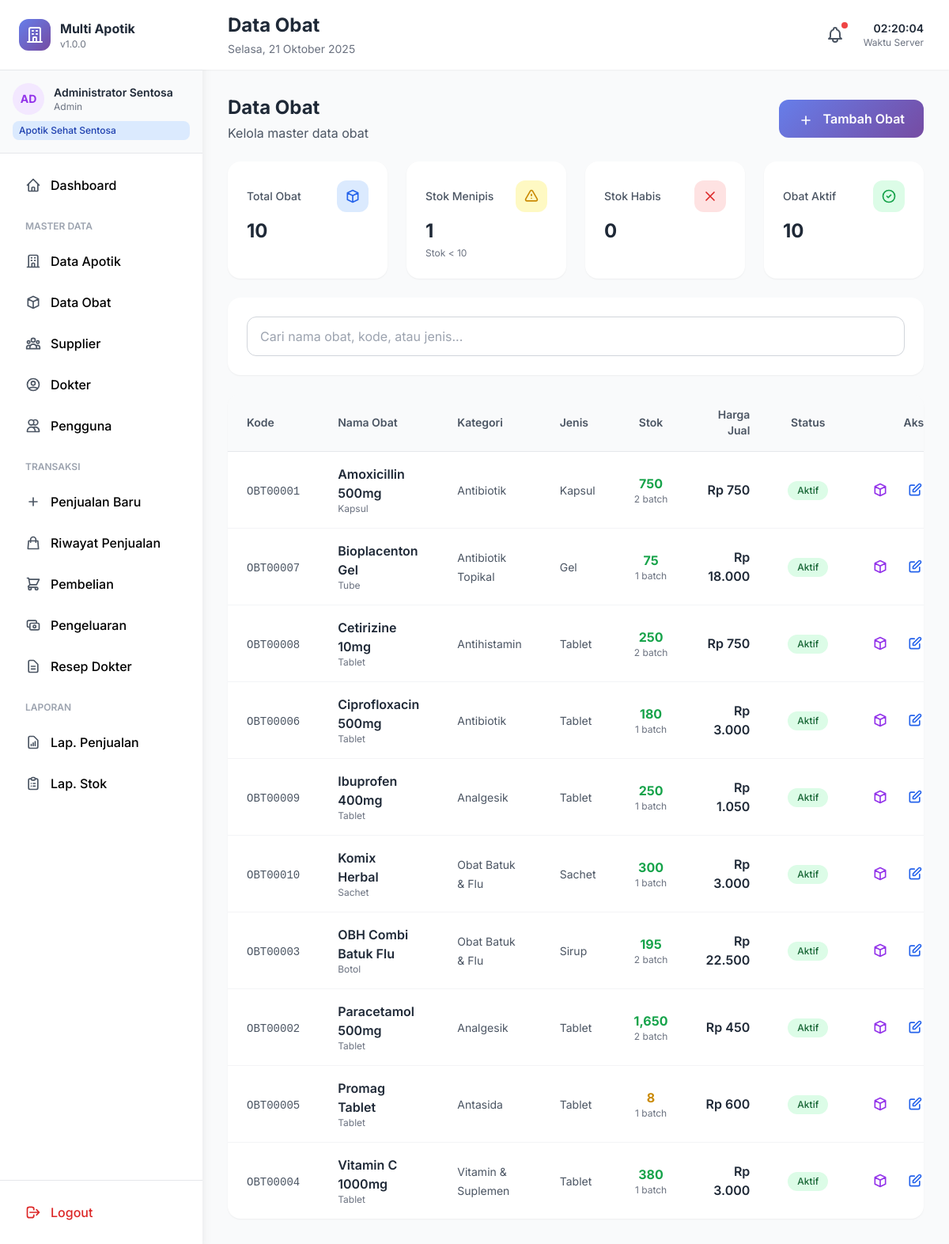
Screenshot of /obat/index.php (signed in) with the database file from the repository.
### tables this page shows
CREATE TABLE obat (
    id_obat INT PRIMARY KEY AUTO_INCREMENT,
    id_apotik INT NOT NULL,
    id_kategori INT,
    kode_obat VARCHAR(50) UNIQUE NOT NULL,
    nama_obat VARCHAR(200) NOT NULL,
    jenis_obat VARCHAR(100),
    satuan VARCHAR(20) NOT NULL,
    harga_beli DECIMAL(15,2) DEFAULT 0,
    harga_jual DECIMAL(15,2) NOT NULL,
    margin_persen DECIMAL(5,2),
    aturan_pakai TEXT,
    dosis VARCHAR(100),
    efek_samping TEXT,
    golongan ENUM('bebas', 'bebas_terbatas', 'keras', 'narkotika') DEFAULT 'bebas',
    perlu_resep BOOLEAN DEFAULT FALSE,
    status ENUM('aktif', 'nonaktif') DEFAULT 'aktif',
    created_at TIMESTAMP DEFAULT CURRENT_TIMESTAMP,
    updated_at TIMESTAMP DEFAULT CURRENT_TIMESTAMP ON UPDATE CURRENT_TIMESTAMP,
    FOREIGN KEY (id_apotik) REFERENCES apotik(id_apotik) ON DELETE CASCADE,
    FOREIGN KEY (id_kategori) REFERENCES kategori_obat(id_kategori) ON DELETE SET NULL
);

CREATE TABLE kategori_obat (
    id_kategori INT PRIMARY KEY AUTO_INCREMENT,
    nama_kategori VARCHAR(100) NOT NULL,
    keterangan TEXT,
    created_at TIMESTAMP DEFAULT CURRENT_TIMESTAMP
);

### config.php (called while the page is built, shortened)
<?php
class Database {
    private static $instance = null;
    private $conn;
    private function __construct() {
        try {
            $this->conn = new mysqli(DB_HOST, DB_USER, DB_PASS, DB_NAME);
            $this->conn->set_charset("utf8mb4");
        } catch (Exception $e) {
            die("Database Error: " . $e->getMessage());
        }
    }
    public static function getInstance() {
        if (self::$instance === null) {
            self::$instance = new self();
        }
        return self::$instance;
    }
    public function prepare($sql) {
        return $this->conn->prepare($sql);
    }
}
function db() {
    return Database::getInstance();
}
function formatRupiah($angka) {
    return 'Rp ' . number_format($angka, 0, ',', '.');
}
function isLoggedIn() {
    return isset($_SESSION['user_id']);
}
function getUserData() {
    return [
        'id' => $_SESSION['user_id'],
        'username' => $_SESSION['username'],
        'nama' => $_SESSION['nama_lengkap'],
        'role' => $_SESSION['user_role'],
        'id_apotik' => $_SESSION['id_apotik'] ?? null,
        'nama_apotik' => $_SESSION['nama_apotik'] ?? null
    ];
}
?>

### obat/index.php (the view, shortened to what this page needs)
<?php
require_once '../config.php';
$user = getUserData();
$db = db();
if ($user['role'] === 'manajer') {
    $query = "SELECT o.*, a.nama_apotik, k.nama_kategori,
              COALESCE(SUM(b.stok_sisa), 0) as total_stok,
              COUNT(b.id_batch) as jumlah_batch
              FROM obat o
              LEFT JOIN apotik a ON o.id_apotik = a.id_apotik
              LEFT JOIN kategori_obat k ON o.id_kategori = k.id_kategori
              LEFT JOIN batch_obat b ON o.id_obat = b.id_obat AND b.status = 'tersedia'
              GROUP BY o.id_obat
              ORDER BY o.nama_obat";
    $obatList = $db->query($query);
} else {
    $query = "SELECT o.*, k.nama_kategori,
              COALESCE(SUM(b.stok_sisa), 0) as total_stok,
              COUNT(b.id_batch) as jumlah_batch
              FROM obat o
              LEFT JOIN kategori_obat k ON o.id_kategori = k.id_kategori
              LEFT JOIN batch_obat b ON o.id_obat = b.id_obat AND b.status = 'tersedia'
              WHERE o.id_apotik = ?
              GROUP BY o.id_obat
              ORDER BY o.nama_obat";
    $stmt = $db->prepare($query);
    $stmt->bind_param("i", $user['id_apotik']);
    $stmt->execute();
    $obatList = $stmt->get_result();
}
include '../includes/header.php';
?>
<div class="space-y-6">
    <div class="flex items-center justify-between">
        <div>
            <h2 class="text-2xl font-bold text-gray-800">Data Obat</h2>
            <p class="text-gray-600 mt-1">Kelola master data obat</p>
        </div>
        <?php if ($user['role'] === 'admin'): ?>
        <a href="create.php" class="px-6 py-3 gradient-bg text-white rounded-xl font-semibold hover:shadow-lg transition-all">
            <svg class="w-5 h-5 inline mr-2" fill="none" stroke="currentColor" viewBox="0 0 24 24">
                <path stroke-linecap="round" stroke-linejoin="round" stroke-width="2" d="M12 6v6m0 0v6m0-6h6m-6 0H6"></path>
            </svg>
            Tambah Obat
        </a>
        <?php endif; ?>
    </div>
    <div class="grid grid-cols-1 md:grid-cols-4 gap-6">
        <div class="bg-white rounded-2xl p-6 shadow-sm">
            <div class="flex items-center justify-between mb-2">
                <h3 class="text-sm text-gray-600 font-medium">Total Obat</h3>
                <div class="w-10 h-10 bg-blue-100 rounded-xl flex items-center justify-center">
                    <svg class="w-5 h-5 text-blue-600" fill="none" stroke="currentColor" viewBox="0 0 24 24">
                        <path stroke-linecap="round" stroke-linejoin="round" stroke-width="2" d="M20 7l-8-4-8 4m16 0l-8 4m8-4v10l-8 4m0-10L4 7m8 4v10M4 7v10l8 4"></path>
                    </svg>
                </div>
            </div>
            <p class="text-2xl font-bold text-gray-800"><?= number_format($obatList->num_rows) ?></p>
        </div>
        <?php
        $obatList->data_seek(0);
        $stok_menipis = 0;
        $stok_habis = 0;
        while ($row = $obatList->fetch_assoc()) {
            if ($row['total_stok'] == 0) $stok_habis++;
            elseif ($row['total_stok'] < 10) $stok_menipis++;
        }
        $obatList->data_seek(0);
        ?>
        <div class="bg-white rounded-2xl p-6 shadow-sm">
            <div class="flex items-center justify-between mb-2">
                <h3 class="text-sm text-gray-600 font-medium">Stok Menipis</h3>
                <div class="w-10 h-10 bg-yellow-100 rounded-xl flex items-center justify-center">
                    <svg class="w-5 h-5 text-yellow-600" fill="none" stroke="currentColor" viewBox="0 0 24 24">
                        <path stroke-linecap="round" stroke-linejoin="round" stroke-width="2" d="M12 9v2m0 4h.01m-6.938 4h13.856c1.54 0 2.502-1.667 1.732-3L13.732 4c-.77-1.333-2.694-1.333-3.464 0L3.34 16c-.77 1.333.192 3 1.732 3z"></path>
                    </svg>
                </div>
            </div>
            <p class="text-2xl font-bold text-gray-800"><?= number_format($stok_menipis) ?></p>
            <p class="text-xs text-gray-500 mt-1">Stok < 10</p>
        </div>
        <div class="bg-white rounded-2xl p-6 shadow-sm">
            <div class="flex items-center justify-between mb-2">
                <h3 class="text-sm text-gray-600 font-medium">Stok Habis</h3>
                <div class="w-10 h-10 bg-red-100 rounded-xl flex items-center justify-center">
                    <svg class="w-5 h-5 text-red-600" fill="none" stroke="currentColor" viewBox="0 0 24 24">
                        <path stroke-linecap="round" stroke-linejoin="round" stroke-width="2" d="M6 18L18 6M6 6l12 12"></path>
                    </svg>
                </div>
            </div>
            <p class="text-2xl font-bold text-gray-800"><?= number_format($stok_habis) ?></p>
        </div>
        <div class="bg-white rounded-2xl p-6 shadow-sm">
            <div class="flex items-center justify-between mb-2">
                <h3 class="text-sm text-gray-600 font-medium">Obat Aktif</h3>
                <div class="w-10 h-10 bg-green-100 rounded-xl flex items-center justify-center">
                    <svg class="w-5 h-5 text-green-600" fill="none" stroke="currentColor" viewBox="0 0 24 24">
                        <path stroke-linecap="round" stroke-linejoin="round" stroke-width="2" d="M9 12l2 2 4-4m6 2a9 9 0 11-18 0 9 9 0 0118 0z"></path>
                    </svg>
                </div>
            </div>
            <p class="text-2xl font-bold text-gray-800"><?= number_format($obatList->num_rows) ?></p>
        </div>
    </div>
    <div class="bg-white rounded-2xl shadow-sm p-6">
        <input type="text" id="searchObat" placeholder="Cari nama obat, kode, atau jenis..."
               class="w-full px-4 py-3 border border-gray-300 rounded-xl focus:ring-2 focus:ring-purple-500">
    </div>
    <div class="bg-white rounded-2xl shadow-sm overflow-hidden">
        <div class="overflow-x-auto">
            <table class="w-full">
                <thead class="bg-gray-50 border-b border-gray-200">
                    <tr>
                        <th class="text-left py-4 px-6 text-sm font-semibold text-gray-600">Kode</th>
                        <th class="text-left py-4 px-6 text-sm font-semibold text-gray-600">Nama Obat</th>
                        <th class="text-left py-4 px-6 text-sm font-semibold text-gray-600">Kategori</th>
                        <th class="text-left py-4 px-6 text-sm font-semibold text-gray-600">Jenis</th>
                        <th class="text-center py-4 px-6 text-sm font-semibold text-gray-600">Stok</th>
                        <th class="text-right py-4 px-6 text-sm font-semibold text-gray-600">Harga Jual</th>
                        <th class="text-center py-4 px-6 text-sm font-semibold text-gray-600">Status</th>
                        <th class="text-center py-4 px-6 text-sm font-semibold text-gray-600">Aksi</th>
                    </tr>
                </thead>
                <tbody class="divide-y divide-gray-100" id="obatTableBody">
                    <?php
                    $obatList->data_seek(0);
                    while ($obat = $obatList->fetch_assoc()):
                        $stok_class = $obat['total_stok'] == 0 ? 'text-red-600' : ($obat['total_stok'] < 10 ? 'text-yellow-600' : 'text-green-600');
                    ?>
                    <tr class="hover:bg-gray-50 obat-row"
                        data-search="<?= strtolower($obat['kode_obat'] . ' ' . $obat['nama_obat'] . ' ' . $obat['jenis_obat']) ?>">
                        <td class="py-4 px-6">
                            <span class="font-mono text-sm text-gray-600"><?= htmlspecialchars($obat['kode_obat']) ?></span>
                        </td>
                        <td class="py-4 px-6">
                            <div>
                                <span class="font-semibold text-gray-800"><?= htmlspecialchars($obat['nama_obat']) ?></span>
                                <p class="text-xs text-gray-500"><?= htmlspecialchars($obat['satuan']) ?></p>
                            </div>
                        </td>
                        <td class="py-4 px-6">
                            <span class="text-sm text-gray-600"><?= htmlspecialchars($obat['nama_kategori'] ?? '-') ?></span>
                        </td>
                        <td class="py-4 px-6">
                            <span class="text-sm text-gray-600"><?= htmlspecialchars($obat['jenis_obat']) ?></span>
                        </td>
                        <td class="py-4 px-6 text-center">
                            <span class="font-bold <?= $stok_class ?>"><?= number_format($obat['total_stok']) ?></span>
                            <p class="text-xs text-gray-500"><?= $obat['jumlah_batch'] ?> batch</p>
                        </td>
                        <td class="py-4 px-6 text-right">
                            <span class="font-semibold text-gray-800"><?= formatRupiah($obat['harga_jual']) ?></span>
                        </td>
                        <td class="py-4 px-6 text-center">
                            <span class="inline-flex items-center px-3 py-1 rounded-full text-xs font-medium <?= $obat['status'] === 'aktif' ? 'bg-green-100 text-green-800' : 'bg-gray-100 text-gray-800' ?>">
                                <?= ucfirst($obat['status']) ?>
                            </span>
                        </td>
                        <td class="py-4 px-6">
                            <div class="flex items-center justify-center space-x-2">
                                <a href="batch.php?id=<?= $obat['id_obat'] ?>"
                                   class="p-2 text-purple-600 hover:bg-purple-50 rounded-lg transition-all"
                                   title="Kelola Batch">
                                    <svg class="w-5 h-5" fill="none" stroke="currentColor" viewBox="0 0 24 24">
                                        <path stroke-linecap="round" stroke-linejoin="round" stroke-width="2" d="M20 7l-8-4-8 4m16 0l-8 4m8-4v10l-8 4m0-10L4 7m8 4v10M4 7v10l8 4"></path>
                                    </svg>
                                </a>
                                <?php if ($user['role'] === 'admin'): ?>
                                <a href="edit.php?id=<?= $obat['id_obat'] ?>"
                                   class="p-2 text-blue-600 hover:bg-blue-50 rounded-lg transition-all"
                                   title="Edit">
                                    <svg class="w-5 h-5" fill="none" stroke="currentColor" viewBox="0 0 24 24">
                                        <path stroke-linecap="round" stroke-linejoin="round" stroke-width="2" d="M11 5H6a2 2 0 00-2 2v11a2 2 0 002 2h11a2 2 0 002-2v-5m-1.414-9.414a2 2 0 112.828 2.828L11.828 15H9v-2.828l8.586-8.586z"></path>
                                    </svg>
                                </a>
                                <?php endif; ?>
                            </div>
                        </td>
                    </tr>
                    <?php endwhile; ?>
                </tbody>
            </table>
        </div>
    </div>
</div>
<?php include '../includes/footer.php'; ?>

### includes/header.php (style rules this page uses)
* { font-family: 'Inter', sans-serif; }
.gradient-bg { background: linear-gradient(135deg, #667eea 0%, #764ba2 100%); }

### rows the page displays
obat: id_obat "10", kode_obat "OBT00010", nama_obat "Komix Herbal", satuan "Sachet", id_kategori.nama_kategori "Obat Batuk & Flu", jenis_obat "Sachet", total_stok "300", jumlah_batch "1", harga_jual "Rp 3.000", status "Aktif"
obat: kode_obat "OBT00001", nama_obat "Amoxicillin 500mg", satuan "Kapsul", id_kategori.nama_kategori "Antibiotik", jenis_obat "Kapsul", total_stok "750", jumlah_batch "2", harga_jual "Rp 750", status "Aktif"
obat: kode_obat "OBT00007", nama_obat "Bioplacenton Gel", satuan "Tube", id_kategori.nama_kategori "Antibiotik Topikal", jenis_obat "Gel", total_stok "75", jumlah_batch "1", harga_jual "Rp 18.000", status "Aktif"
obat: kode_obat "OBT00008", nama_obat "Cetirizine 10mg", satuan "Tablet", id_kategori.nama_kategori "Antihistamin", jenis_obat "Tablet", total_stok "250", jumlah_batch "2", harga_jual "Rp 750", status "Aktif"
obat: kode_obat "OBT00006", nama_obat "Ciprofloxacin 500mg", satuan "Tablet", id_kategori.nama_kategori "Antibiotik", jenis_obat "Tablet", total_stok "180", jumlah_batch "1", harga_jual "Rp 3.000", status "Aktif"
obat: kode_obat "OBT00009", nama_obat "Ibuprofen 400mg", satuan "Tablet", id_kategori.nama_kategori "Analgesik", jenis_obat "Tablet", total_stok "250", jumlah_batch "1", harga_jual "Rp 1.050", status "Aktif"
obat: kode_obat "OBT00003", nama_obat "OBH Combi Batuk Flu", satuan "Botol", id_kategori.nama_kategori "Obat Batuk & Flu", jenis_obat "Sirup", total_stok "195", jumlah_batch "2", harga_jual "Rp 22.500", status "Aktif"
obat: kode_obat "OBT00002", nama_obat "Paracetamol 500mg", satuan "Tablet", id_kategori.nama_kategori "Analgesik", jenis_obat "Tablet", total_stok "1,650", jumlah_batch "2", harga_jual "Rp 450", status "Aktif"
obat: kode_obat "OBT00005", nama_obat "Promag Tablet", satuan "Tablet", id_kategori.nama_kategori "Antasida", jenis_obat "Tablet", total_stok "8", jumlah_batch "1", harga_jual "Rp 600", status "Aktif"
obat: kode_obat "OBT00004", nama_obat "Vitamin C 1000mg", satuan "Tablet", id_kategori.nama_kategori "Vitamin & Suplemen", jenis_obat "Tablet", total_stok "380", jumlah_batch "1", harga_jual "Rp 3.000", status "Aktif"

### other values shown
APP_NAME "Multi Apotik"
APP_VERSION "1.0.0"
substr($user['nama'], 0, 2) "AD"
$user['nama'] "Administrator Sentosa"
$user['role'] "Admin"
$user['nama_apotik'] "Apotik Sehat Sentosa"
$pageTitle "Data Obat"
$obatList->num_rows "10"
$stok_menipis "1"
$stok_habis "0"
